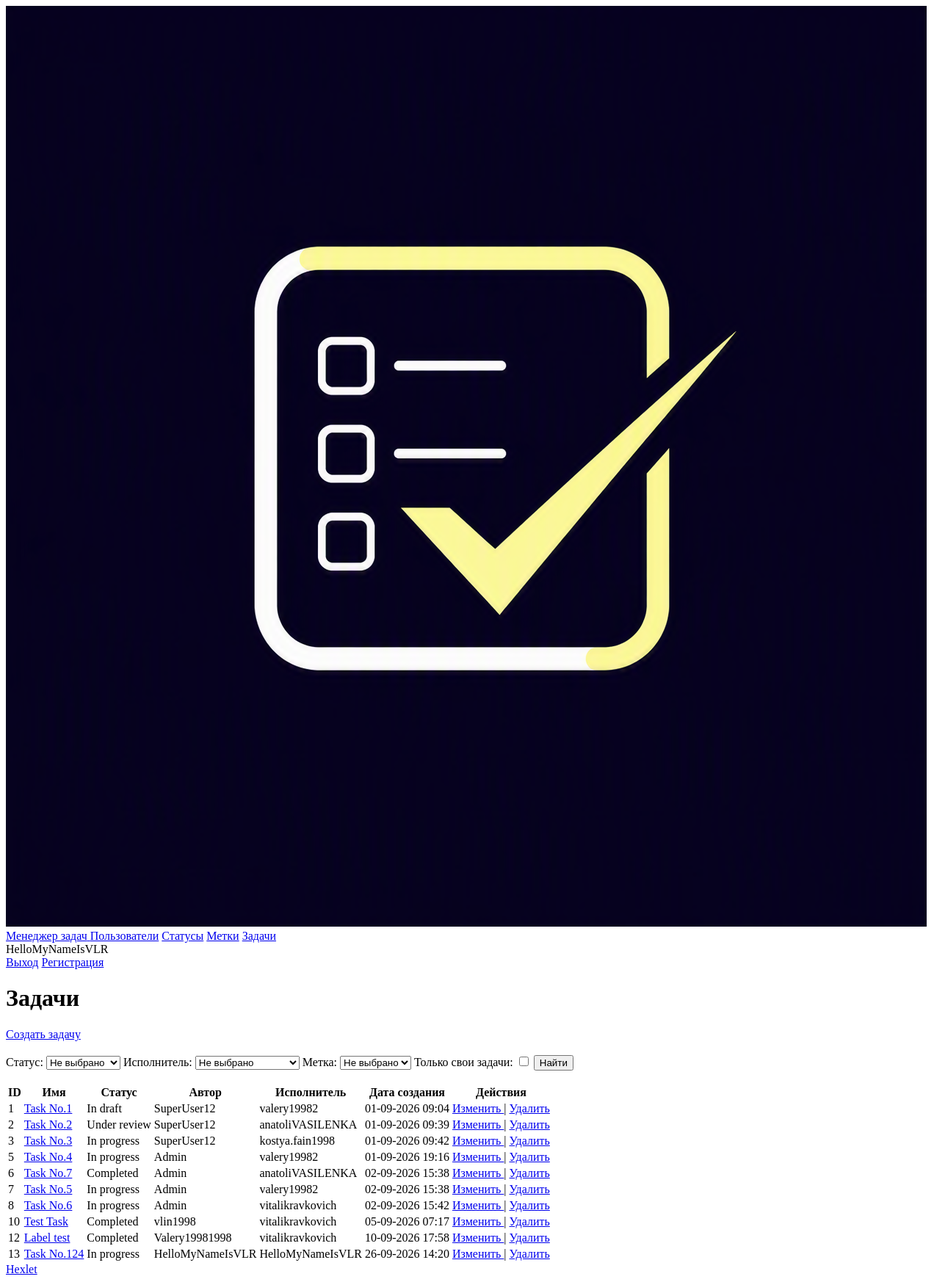
The page /tasks/ (signed in) on the database as committed earlier.
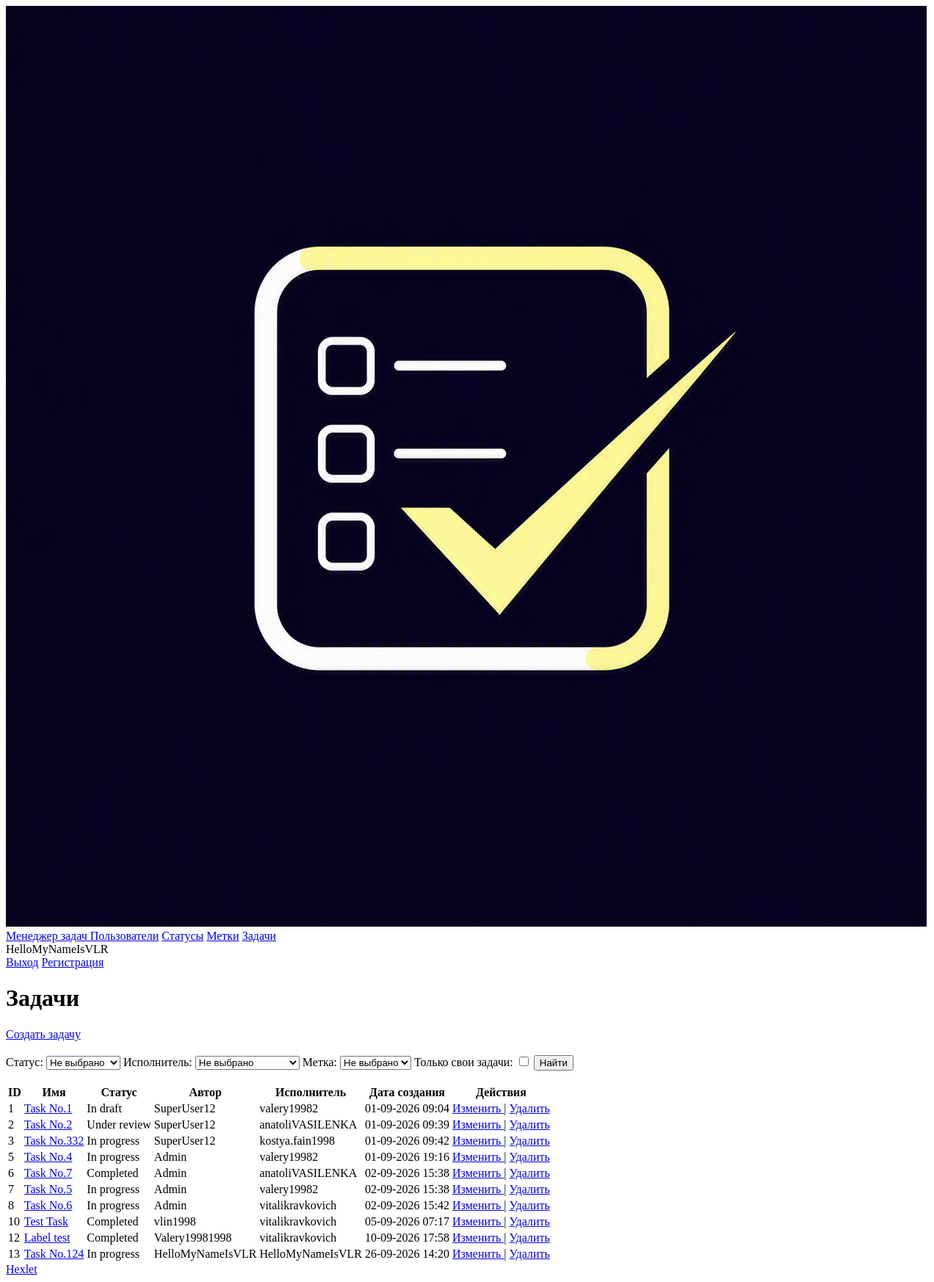
The same page on the database as committed later.
### task_manager/user/models.py (models this page shows)
class User(AbstractUser):
    pass

### task_manager/task/models.py (models this page shows)
class Task(models.Model):
    name = models.CharField(max_length=200)
    created_at = models.DateTimeField(auto_now_add=True)
    status = models.ForeignKey(Status, related_name='tasks', on_delete=models.PROTECT)
    author = models.ForeignKey(User, related_name='created_tasks', on_delete=models.PROTECT)
    performer = models.ForeignKey(User, related_name='assigned_tasks', null=True, on_delete=models.SET_NULL)
    description = models.CharField(max_length=200, blank=True, null=True)
    label = models.ManyToManyField(Label, related_name='assigned_labels', blank=True)

### task_manager/status/models.py (models this page shows)
class Status(models.Model):
    name = models.CharField(max_length=200, unique=True)
    created_at = models.DateTimeField(auto_now_add=True)
    def __str__(self):
        return self.name

### task_manager/task/views.py (the view)
# urls.py: path('', TasksView.as_view(), name='tasks'),
class TasksView(LoginRequiredMixin, View):
    def get(self, request, *args, **kwargs):
        tasks = Task.objects.all()
        form = TaskFilterForm(request.GET)
        params = {
            'status_id': request.GET.get('status'),
            'performer_id': request.GET.get('performer'),
            'label__id': request.GET.get('label')
        }
        params = {k: v for k, v in params.items() if v}
        filtered_tasks = tasks.filter(**params)
        flag = request.GET.get('own_tasks')
        if flag:
            own_filtered_tasks = filtered_tasks.filter(author=request.user)
        else:
            own_filtered_tasks = filtered_tasks
        return render(
            request,
            'task/tasks.html',
            context={
                'tasks': own_filtered_tasks,
                'form': form
            }
        )

### task_manager/task/forms.py
class TaskFilterForm(forms.Form):
    status = forms.ModelChoiceField(
        queryset=Status.objects.all(),
        required=False,
        empty_label='Не выбрано',
        label='Статус'
    )
    performer = forms.ModelChoiceField(
        queryset=User.objects.all(),
        required=False,
        empty_label='Не выбрано',
        label='Исполнитель'
    )
    label = forms.ModelChoiceField(
        queryset=Label.objects.all(),
        required=False,
        empty_label='Не выбрано',
        label='Метка'
    )
    own_tasks = forms.BooleanField(
        required=False,
        label='Свои задачи'
    )

### task_manager/label/models.py (called while the page is built)
    def __str__(self):
        return self.name

### templates/task/tasks.html (shortened to what this page needs)
{% extends "base.html" %}
{% load tailwind_cli %}
{% block content %}
    <h1 class="text-2xl font-bold mb-6">Задачи</h1>
    <div>
        <a href="{% url 'task_create' %}"
        class="block w-full text-center mt-3 py-2 bg-indigo-600 text-white rounded hover:underline font-medium">
            Создать задачу
        </a>
    </div>
    <br>
    <form action="/tasks" method="get">
        <div class="border border-slate-200 rounded-lg p-6 bg-white shadow-sm space-y-6">
            <label class="block mt-3">
                Cтатус:
                    {{ form.status }}
            </label>
            <label class="block mt-3">
                Исполнитель:
                    {{ form.performer }}
            </label>
            <label class="block mt-3">
                Метка:
                    {{ form.label }}
            </label>
            <label class="block mt-3">
                Только свои задачи: {{ form.own_tasks }}
            </label>
            <button type="submit"
                    class="w-full mt-3 py-2 bg-indigo-600 text-white rounded hover:underline">
                Найти
            </button>
        </div>
    </form>
    <br>
    <div class="overflow-x-auto border border-slate-200 rounded-lg shadow-sm">
        <table class="min-w-full divide-y divide-slate-200 bg-white text-sm">
            <thead class="bg-slate-50">
                <tr>
                    <th class="px-6 py-4 font-semibold text-slate-900 text-left">ID</th>
                    <th class="px-6 py-4 font-semibold text-slate-900 text-left">Имя</th>
                    <th class="px-6 py-4 font-semibold text-slate-900 text-left">Статус</th>
                    <th class="px-6 py-4 font-semibold text-slate-900 text-left">Автор</th>
                    <th class="px-6 py-4 font-semibold text-slate-900 text-left">Исполнитель</th>
                    <th class="px-6 py-4 font-semibold text-slate-900 text-left">Дата создания</th>
                    <th class="px-6 py-4 font-semibold text-slate-900 text-left">Действия</th>
                </tr>
            </thead>
            <tbody class="divide-y divide-slate-200">
                {% for task in tasks %}
                <tr class="hover:bg-slate-50/75 transition-colors">
                    <td class="px-6 py-4 text-slate-500">{{ task.id }}</td>
                    <td class="px-6 py-4 font-medium text-slate-900">
                        <a href="{% url 'task_detail' task.id %}" class="text-indigo-600 hover:text-indigo-900 hover:underline">
                            {{ task.name }}
                        </a>
                    </td>
                    <td class="px-6 py-4 font-medium text-slate-900">{{ task.status }}</td>
                    <td class="px-6 py-4 font-medium text-slate-900">{{ task.author }}</td>
                    <td class="px-6 py-4 font-medium text-slate-900">{{ task.performer }}</td>
                    <td class="px-6 py-4 text-slate-500">{{ task.created_at|date:"d-m-Y H:i" }}</td>
                    <td class="px-6 py-4 whitespace-nowrap">
                        <a href="{% url 'task_update' task.id %}"
                           class="text-indigo-600 hover:text-indigo-900 hover:underline">
                            Изменить
                        </a>
                        <span class="text-slate-300 mx-1">|</span>
                        <a href="{% url 'task_delete' task.id %}"
                           class="text-red-600 hover:text-red-900 hover:underline">
                            Удалить
                        </a>
                    </td>
                </tr>
                {% endfor %}
            </tbody>
        </table>
    </div>
{% endblock %}

### templates/base.html (shortened to what this page needs)
{% load static %}
{% load tailwind_cli %}
<!DOCTYPE html>
<html lang="ru">
<head>
</head>
<body class="flex flex-col min-h-screen bg-white text-slate-800">
    {% if user.is_authenticated %}
    <nav class="bg-indigo-900 text-white px-6 py-4 flex justify-between items-center shadow">
        <div class="flex items-center space-x-6">
            <a href="/" class="flex items-center space-x-2 text-yellow-100 font-bold text-lg">
                <img src="{% static 'images/logo.png' %}" alt="Logo" class="h-8 w-auto rounded">
                <span>Менеджер задач</span>
            </a>
            <a href="{% url 'users' %}" class="hover:text-slate-200">Пользователи</a>
            <a href="{% url 'statuses' %}" class="hover:text-slate-200">Статусы</a>
            <a href="{% url 'labels' %}" class="hover:text-slate-200">Метки</a>
            <a href="{% url 'tasks' %}" class="hover:text-slate-200">Задачи</a>
        </div>
        <span class="text-yellow-100 font-semibold">{{ user.username }}</span>
        <div class="flex items-center space-x-6">
            <a href="{% url 'logout' %}" class="hover:text-slate-200">Выход</a>
            <a href="{% url 'user_create' %}" class="hover:text-slate-200">Регистрация</a>
        </div>
    </nav>
    {% endif %}
    <main class="flex-grow container mx-auto px-6 py-8">
        {% block content %}{% endblock %}
    </main>
    <footer class="border-t border-slate-200 py-4 text-center">
        <a href="https://ru.hexlet.io" target="_blank" class="text-indigo-600 hover:underline">Hexlet</a>
    </footer>
</body>
</html>

Rows that differ between the two databases and show on the page:
changed Task "kostya.fain1998": name "Task No.3" → "Task No.332"
